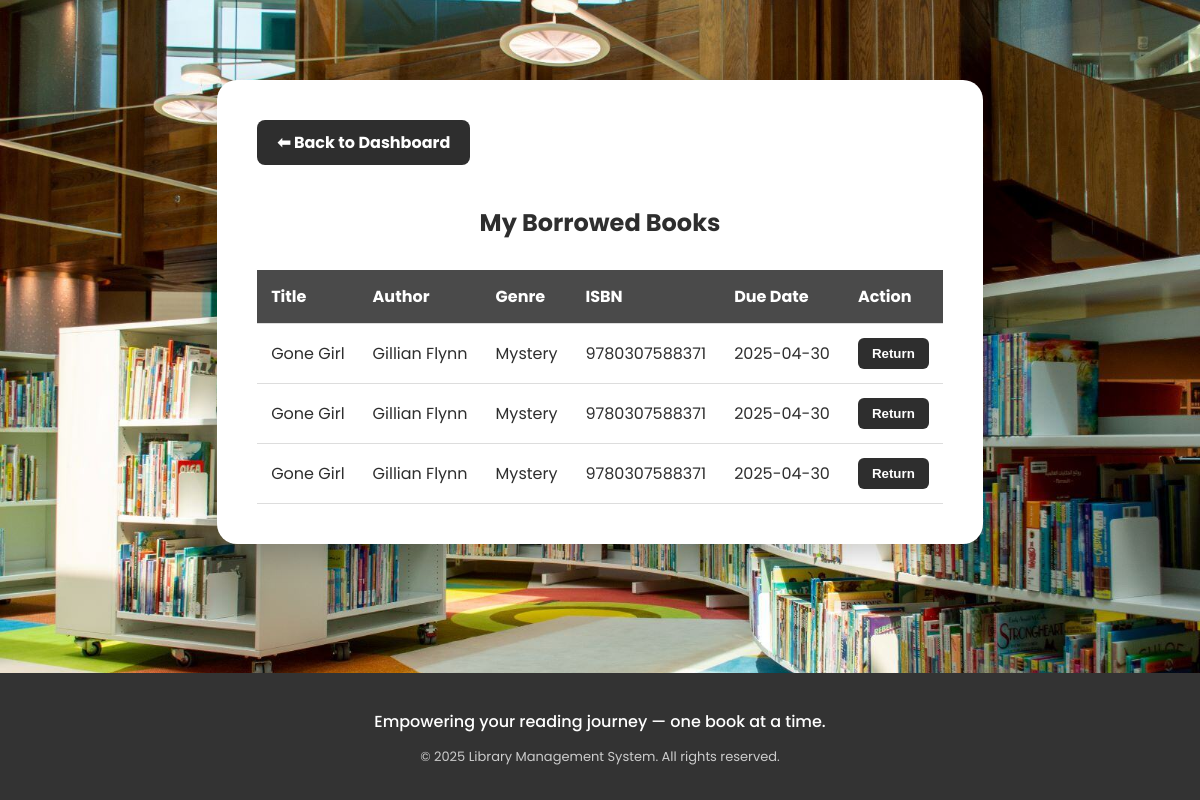
/user_loan.php (signed in), run on the app's committed database.
### tables this page shows
CREATE TABLE `borrowed_books` (
  `id` int(11) NOT NULL,
  `user_id` int(11) NOT NULL,
  `book_id` int(11) NOT NULL,
  `borrow_date` datetime NOT NULL,
  `return_date` datetime DEFAULT NULL
);

CREATE TABLE `books` (
  `id` int(11) NOT NULL,
  `title` varchar(255) NOT NULL,
  `author` varchar(255) NOT NULL,
  `genre` varchar(100) DEFAULT NULL,
  `isbn` varchar(20) DEFAULT NULL,
  `quantity` int(11) DEFAULT 1,
  `added_at` timestamp NOT NULL DEFAULT current_timestamp()
);

### user_loan.php (the view, shortened to what this page needs)
<?php
require "config.php";
$userId = $_SESSION['user_id'];
$stmt = $conn->prepare("
    SELECT
        bb.id AS loan_id,
        b.title, b.author, b.genre, b.isbn,
        bb.borrow_date
    FROM borrowed_books bb
    JOIN books b ON bb.book_id = b.id
    WHERE bb.user_id = :user_id
");
$stmt->execute(['user_id' => $userId]);
$loans = $stmt->fetchAll(PDO::FETCH_ASSOC);
?>
<!DOCTYPE html>
<html lang="en">
<head>
</head>
<body>
<div class="container">
  <a href="user_dashboard.php" class="back-btn">⬅ Back to Dashboard</a>
  <h2>My Borrowed Books</h2>
  <?php if (!empty($loans)): ?>
    <table>
      <thead>
        <tr>
          <th>Title</th>
          <th>Author</th>
          <th>Genre</th>
          <th>ISBN</th>
          <th>Due Date</th>
          <th>Action</th>
        </tr>
      </thead>
      <tbody>
        <?php foreach ($loans as $loan): ?>
          <?php $dueDate = date('Y-m-d', strtotime($loan['borrow_date'] . ' +14 days')); ?>
          <tr>
            <td><?= htmlspecialchars($loan['title']) ?></td>
            <td><?= htmlspecialchars($loan['author']) ?></td>
            <td><?= htmlspecialchars($loan['genre']) ?></td>
            <td><?= htmlspecialchars($loan['isbn']) ?></td>
            <td><?= $dueDate ?></td>
            <td>
              <form method="POST" onsubmit="return confirm('Are you sure you want to return this book?');">
                <button type="submit" class="return-btn">Return</button>
              </form>
            </td>
          </tr>
        <?php endforeach; ?>
      </tbody>
    </table>
  <?php else: ?>
    <p class="no-books">You haven't borrowed any books yet.</p>
  <?php endif; ?>
</div>
<footer>
  <div class="footer-content">
    <p class="footer-slogan">Empowering your reading journey — one book at a time.</p>
    <p class="footer-copy">&copy; <?= date("Y") ?> Library Management System. All rights reserved.</p>
  </div>
</footer>
</body>
</html>

### user_loan.php (style rules this page uses)
body { margin: 0; font-family: 'Poppins', sans-serif; background: url('Londonjpg.jpeg') no-repeat center center fixed; background-size: cover; color: #2E2E2E; min-height: 100vh; display: flex; flex-direction: column; }
.container { max-width: 1000px; margin: 80px auto; background-color: white; padding: 40px; border-radius: 20px; box-shadow: 0 10px 30px rgba(0, 0, 0, 0.2); }
h2 { text-align: center; margin-bottom: 30px; }
table { width: 100%; border-collapse: collapse; }
th, td { padding: 14px; text-align: left; border-bottom: 1px solid #ddd; }
th { background-color: #4A4A4A; color: white; }
.back-btn { display: inline-block; background: #2E2E2E; color: white; padding: 10px 20px; border-radius: 8px; text-decoration: none; font-weight: bold; margin-bottom: 20px; }
.return-btn { background: #2E2E2E; color: white; padding: 8px 14px; border: none; border-radius: 6px; font-weight: bold; cursor: pointer; transition: background 0.3s ease; }
footer { background: #333; color: white; text-align: center; padding: 20px; margin-top: auto; }
.footer-content { max-width: 1000px; margin: 0 auto; }
.footer-slogan { font-weight: 500; margin-bottom: 5px; }
.footer-copy { font-size: 13px; color: #ccc; }

### data on the page
borrowed_books: book.title "Gone Girl", book.author "Gillian Flynn", book.genre "Mystery", book.isbn "9780307588371", borrow_date "2025-04-30"
borrowed_books: book.title "Gone Girl", book.author "Gillian Flynn", book.genre "Mystery", book.isbn "9780307588371", borrow_date "2025-04-30"
borrowed_books: book.title "Gone Girl", book.author "Gillian Flynn", book.genre "Mystery", book.isbn "9780307588371", borrow_date "2025-04-30"
